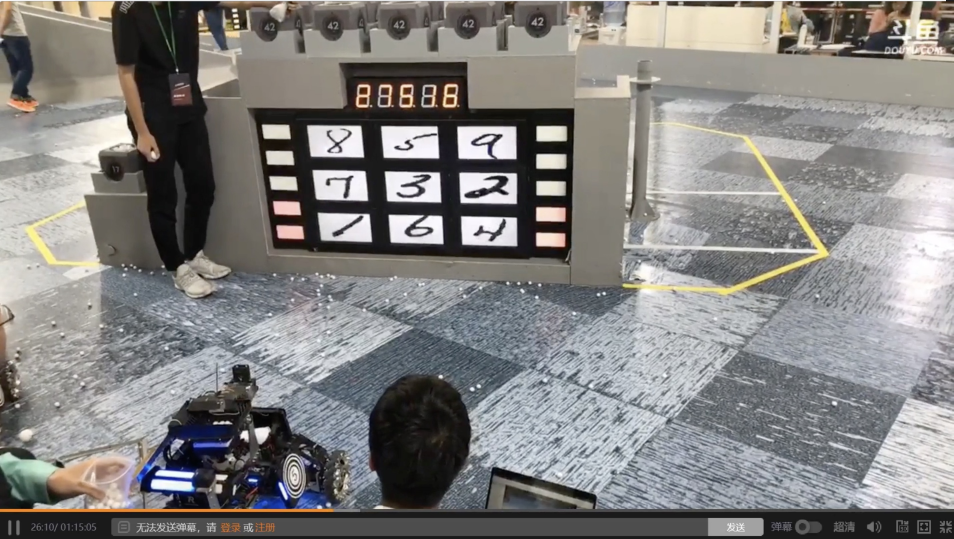
#> input picture ss1.png, 2860 x 1616 px (shown at 1/3 size)
$ python my_rect_dete.py   (older library calls are emulated)
#> lines starting #> are read from the running program, lines starting #| are printed output that depends on the picture; after the words box and inside, x2 and y2 are one past the last pixel; in counts of white or black regions, pixels touching at a corner belong together
#> further down, src_image is the input picture: shape (1616, 2860, 3); mean B, G, R 129, 130.5, 131.9
#!/usr/bin/env python
# encoding: utf-8

import cv2
import numpy as np
import math
import os

srcWidth = 0
srcHeight = 0

maxWidth = 1024
maxHeight = 600

class Config:
    def __init__(self):
        pass

    src = "ss1.png"
    min_area = 100000
    min_contours = 10
    threshold_thresh = 50
    epsilon_start = 50
    epsilon_step = 10

'''
@return     [top-left, top-right, bottom-right, bottom-left]
'''
def order_points(pts):
    # initialzie a list of coordinates that will be ordered
    # such that the first entry in the list is the top-left,
    # the second entry is the top-right, the third is the
    # bottom-right, and the fourth is the bottom-left
    rect = np.zeros((4, 2), dtype="float32")

    # the top-left point will have the smallest sum, whereas
    # the bottom-right point will have the largest sum
    s = pts.sum(axis=1)
    rect[0] = pts[np.argmin(s)]
    rect[2] = pts[np.argmax(s)]

    # now, compute the difference between the points, the
    # top-right point will have the smallest difference,
    # whereas the bottom-left will have the largest difference
    diff = np.diff(pts, axis=1)
    rect[1] = pts[np.argmin(diff)]
    rect[3] = pts[np.argmax(diff)]

    # return the ordered coordinates
    return rect

def point_distance(a,b):
    return int(np.sqrt(np.sum(np.square(a - b))))

def preprocess(image):
    gray = cv2.cvtColor(image, cv2.COLOR_BGR2GRAY)
    srcWidth, srcHeight, channels = image.shape
#> srcWidth = 1616; srcHeight = 2860; channels = 3
    print(srcWidth, srcHeight)
#| 1616 2860

    # 中值平滑，消除噪声
    binary = cv2.medianBlur(gray,7)

    ret, binary = cv2.threshold(binary, Config.threshold_thresh, 255, cv2.THRESH_BINARY)
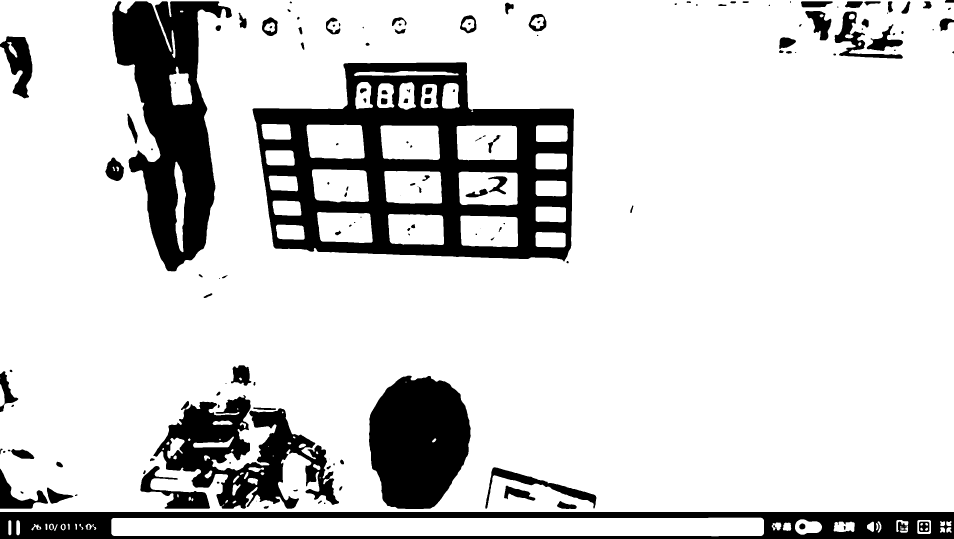
#> binary: shape (1616, 2860) (shown at 1/3 size); 83.4% white; 157 black regions (26 under 20 px), largest, box (x1, y1, x2, y2) and area: (757, 187, 1722, 784) 250542, (337, 4, 696, 814) 144584, (0, 1536, 2860, 1616) 111222
#> ret = 50
    # cv2.imwrite("1-threshold.png", binary, [int(cv2.IMWRITE_PNG_COMPRESSION), 9])

    # 首先进行4次腐蚀（erosion），然后进行4次膨胀（dilation）
    # 腐蚀操作将会腐蚀图像中白色像素，以此来消除小斑点
    # 膨胀操作将使剩余的白色像素扩张并重新增长回去。
    binary = cv2.erode (binary, None, iterations = 4)
#> binary: shape (1616, 2860); 79% white; 100 black regions, largest, box (x1, y1, x2, y2) and area: (753, 183, 1726, 794) 302341, (333, 0, 700, 818) 162365, (0, 1532, 2860, 1616) 147442
    binary = cv2.dilate(binary, None, iterations = 8)
#> binary: shape (1616, 2860); 86.7% white; 79 black regions (21 under 20 px), largest, box (x1, y1, x2, y2) and area: (763, 191, 1718, 778) 199230, (341, 0, 672, 810) 132304, (1111, 1131, 1407, 1523) 90345
    binary = cv2.erode (binary, None, iterations = 8)
#> binary: shape (1616, 2860); 79.8% white; 59 black regions, largest, box (x1, y1, x2, y2) and area: (755, 183, 1726, 786) 301848, (333, 0, 698, 818) 161845, (0, 1532, 2860, 1616) 146718
    # cv2.imwrite("2-erode-dilate.png", binary, [int(cv2.IMWRITE_PNG_COMPRESSION), 9])

    # canny提取轮廓
    binary = cv2.Canny(binary, 0, 60, apertureSize = 3)
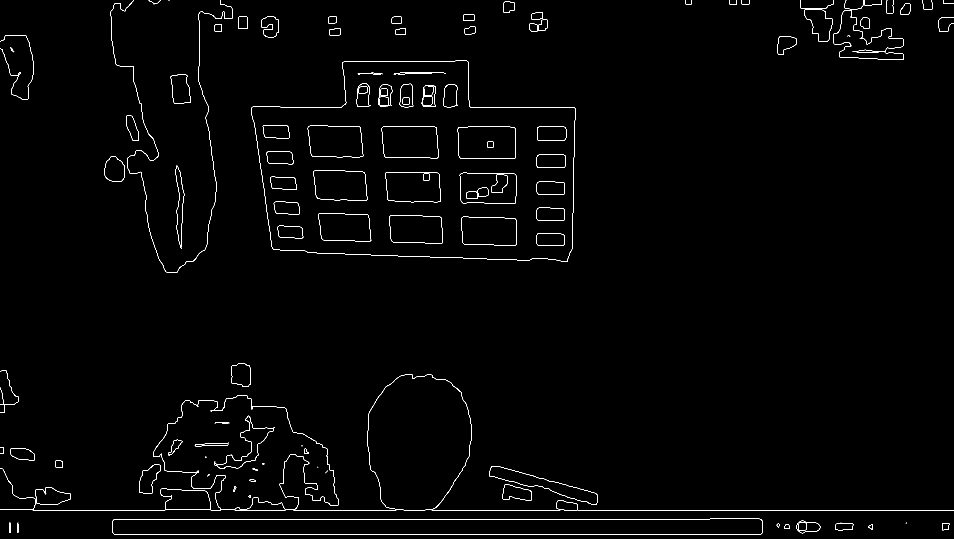
#> binary: shape (1616, 2860) (shown at 1/3 size); 0.78% white in thin lines or dots
    # cv2.imwrite("3-canny.png", binary, [int(cv2.IMWRITE_PNG_COMPRESSION), 9])
    return binary

def get_screen(image,binary):
    # 提取轮廓后，拟合外接多边形（矩形）
    _,contours,_ = cv2.findContours(binary, cv2.RETR_EXTERNAL, cv2.CHAIN_APPROX_SIMPLE)
#> contours = 117 contours, 70 with area under 20; largest, box (x1, y1, x2, y2) and area: (754, 182, 1726, 786) 468012, (1102, 1122, 1415, 1531) 101910, (337, 1556, 2288, 1605) 89798, (1469, 1398, 1792, 1513) 10415, (2413, 28, 2497, 125) 5045
    # print("len(contours)=%d"%(len(contours)))
    for idx,c in enumerate(contours):
        if len(c) < Config.min_contours:
            continue

        epsilon = Config.epsilon_start
        while True:
            approx = cv2.approxPolyDP(c,epsilon,True)
            # print("idx,epsilon,len(approx),len(c)=%d,%d,%d,%d"%(idx,epsilon,len(approx),len(c)))
            if (len(approx) < 4):
                break
            if math.fabs(cv2.contourArea(approx)) > Config.min_area:
                if (len(approx) > 4):
                    epsilon += Config.epsilon_step
                    # print("epsilon=%d, count=%d"%(epsilon,len(approx)))
                    continue
                else:
                    #for p in approx:
                    #    cv2.circle(binary,(p[0][0],p[0][1]),8,(255,255,0),thickness=-1)
                    approx = approx.reshape((4, 2))
                    # 点重排序, [top-left, top-right, bottom-right, bottom-left]
                    src_rect = order_points(approx)

                    cv2.drawContours(image, c, -1, (0,255,255),1)
                    cv2.line(image, (src_rect[0][0],src_rect[0][1]),(src_rect[1][0],src_rect[1][1]),color=(100,255,100))
                    cv2.line(image, (src_rect[2][0],src_rect[2][1]),(src_rect[1][0],src_rect[1][1]),color=(100,255,100))
                    cv2.line(image, (src_rect[2][0],src_rect[2][1]),(src_rect[3][0],src_rect[3][1]),color=(100,255,100))
                    cv2.line(image, (src_rect[0][0],src_rect[0][1]),(src_rect[3][0],src_rect[3][1]),color=(100,255,100))

                    # 获取最小矩形包络
                    rect = cv2.minAreaRect(approx)
                    box = cv2.boxPoints(rect)
                    box = np.int0(box)
                    box = box.reshape(4,2)
                    box = order_points(box)
                    # [4 lines of commented-out code are left out]
                    w,h = point_distance(box[0],box[1]), \
                        point_distance(box[1],box[2])
                    # print("w,h=%d,%d"%(w,h))
                    # 透视变换
                    dst_rect = np.array([
                        [0, 0],
                        [w - 1, 0],
                        [w - 1, h - 1],
                        [0, h - 1]],
                        dtype="float32")
                    M = cv2.getPerspectiveTransform(src_rect, dst_rect)
                    warped = cv2.warpPerspective(image, M, (w, h))
                    cv2.imwrite("screen.png", warped, [int(cv2.IMWRITE_PNG_COMPRESSION), 9])
                    break
            else:
                # print("failed %d area=%f"%(idx, math.fabs(cv2.contourArea(approx))))
                break
#> this loop made 117 passes
#> c on passes 4, 12, 13, 14, 15, 16, 17, 18, 19, 27, 28, 29: [[55, 1571], [55, 1596]], [[1694, 1532], [1729, 1532]], [[1212, 1532], [1274, 1532]], [[1732, 1531], [2859, 1531]], [[1295, 1531], [1680, 1531]], [[880, 1531], [1188, 1531]], [[704, 1531], [856, 1531]], [[632, 1531], [662, 1531]], [[98, 1531], [495, 1531]], [[621, 1428]], [[624, 1427], [623, 1428]], [[626, 1426]]
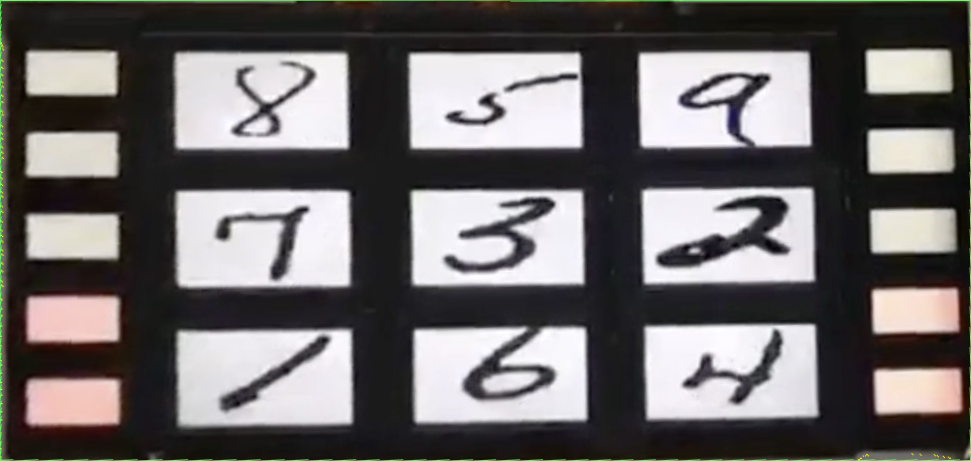
#> warped: shape (461, 971, 3); mean B, G, R 105.4, 105.5, 108.6
#> after the loop, M = [[1.12, -0.165, -791.8], [-0.00104, 1.01, -326.5], [0.000113, -0.000225, 1]]; box = [[753, 323], [1724, 324], [1724, 785], [753, 784]]; dst_rect = [[0, 0], [970, 0], [970, 460], [0, 460]]; h = 461; rect = ((1239.3, 554), (461, 971), -89.94); src_rect = [[754, 323], [1725, 324], [1701, 785], [816, 743]]; w = 971

def generate_sub_square():
    screen_image = cv2.imread("screen.png")
    gray = cv2.cvtColor(screen_image, cv2.COLOR_BGR2GRAY)
    srcWidth, srcHeight, channels = screen_image.shape
    print(srcWidth, srcHeight)

    # 中值平滑，消除噪声
    binary = cv2.medianBlur(gray,7)

    ret, binary = cv2.threshold(binary, Config.threshold_thresh, 255, cv2.THRESH_BINARY)
    # cv2.imwrite("screen-canny.png", binary, [int(cv2.IMWRITE_PNG_COMPRESSION), 9])

    _,contours,_ = cv2.findContours(binary, cv2.RETR_EXTERNAL, cv2.CHAIN_APPROX_SIMPLE)

src_image = cv2.imread(Config.src)

get_screen(src_image,preprocess(src_image))

screen_image = cv2.imread("screen.png")

screen_binary = preprocess(screen_image)
#| 461 971
#> in preprocess (call 2), `ret, binary = cv2.threshold(binary, Config.threshold_thresh, 255, cv2...`: binary: shape (461, 971); 46.5% white; 20 white regions, largest, box (x1, y1, x2, y2) and area: (172, 50, 351, 154) 18136, (173, 188, 354, 294) 18058, (174, 326, 355, 430) 17694
#> in preprocess (call 2), `binary = cv2.erode (binary, None, iterations = 4)`: binary: shape (461, 971); 36.3% white; 23 white regions (1 under 20 px), largest, box (x1, y1, x2, y2) and area: (176, 54, 347, 150) 15686, (177, 192, 349, 289) 15130, (411, 55, 581, 148) 15056
#> in preprocess (call 2), `binary = cv2.dilate(binary, None, iterations = 8)`: binary: shape (461, 971); 54.1% white; 7 black regions (3 under 20 px), largest, box (x1, y1, x2, y2) and area: (0, 0, 971, 461) 204884, (747, 202, 780, 240) 333, (706, 243, 723, 254) 103, (670, 254, 691, 261) 59
#> in preprocess (call 2), `binary = cv2.erode (binary, None, iterations = 8)`:
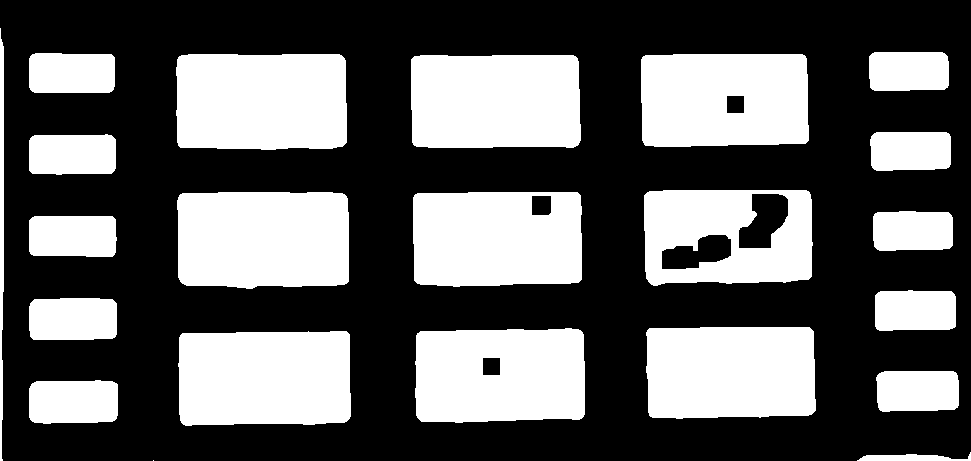
#> binary: shape (461, 971); 38% white; 22 white regions (1 under 20 px), largest, box (x1, y1, x2, y2) and area: (177, 192, 349, 289) 16000, (176, 54, 347, 150) 15948, (178, 331, 351, 426) 15733
#> in preprocess (call 2), `binary = cv2.Canny(binary, 0, 60, apertureSize = 3)`:
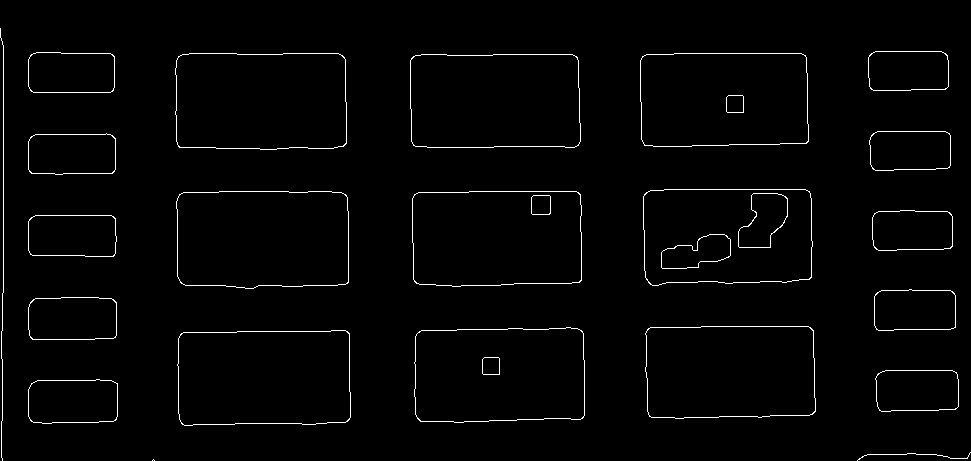
#> binary: shape (461, 971); 1.8% white in thin lines or dots

_,contours,_ = cv2.findContours(screen_binary, cv2.RETR_EXTERNAL, cv2.CHAIN_APPROX_SIMPLE)
#> contours = 22 contours, 3 with area under 20; largest, box (x1, y1, x2, y2) and area: (176, 191, 349, 289) 16002, (175, 53, 347, 150) 15948, (177, 330, 351, 426) 15736, (412, 191, 582, 287) 15554, (410, 54, 581, 148) 15481

# print("len(contours)=%d"%(len(contours)))

count = 0

for index,c in enumerate(contours):
    if len(c) < Config.min_contours:
            continue
    epsilon = Config.epsilon_start
    while True:
            approx = cv2.approxPolyDP(c,epsilon,True)
            # print("idx,epsilon,len(approx),len(c)=%d,%d,%d,%d"%(idx,epsilon,len(approx),len(c)))
            if (len(approx) < 4):
                break
            if math.fabs(cv2.contourArea(approx)) > Config.min_area / 10 :
                if (len(approx) > 4):
                    epsilon += Config.epsilon_step
                    # print("epsilon=%d, count=%d"%(epsilon,len(approx)))
                    continue
                else:
                    approx = approx.reshape((4, 2))
                    # 点重排序, [top-left, top-right, bottom-right, bottom-left]
                    src_rect = order_points(approx)
                    count += 1
                    # cv2.drawContours(screen_image, c, -1, (0,255,255),1)
                    cv2.line(screen_image, (src_rect[0][0],src_rect[0][1]),(src_rect[1][0],src_rect[1][1]),color=(100,255,100))
                    cv2.line(screen_image, (src_rect[2][0],src_rect[2][1]),(src_rect[1][0],src_rect[1][1]),color=(100,255,100))
                    cv2.line(screen_image, (src_rect[2][0],src_rect[2][1]),(src_rect[3][0],src_rect[3][1]),color=(100,255,100))
                    cv2.line(screen_image, (src_rect[0][0],src_rect[0][1]),(src_rect[3][0],src_rect[3][1]),color=(100,255,100))

                    x0 = int(src_rect[0][0])
                    y0 = int(src_rect[0][1])
                    x1 = int(src_rect[1][0])
                    y1 = int(src_rect[1][1])
                    x2 = int(src_rect[2][0])
                    y2 = int(src_rect[2][1])
                    x3 = int(src_rect[3][0])
                    y3 = int(src_rect[3][1])
                    # print(x0,y0,x1,y1,x2,y2,x3,y3)
                    crop_img = screen_image[y0:y2,x0:x2]
                    cv2.imwrite("box%d.png"%count, crop_img, [int(cv2.IMWRITE_PNG_COMPRESSION), 9])
                    break
#> this loop made 22 passes
#> c on pass 1: [[153, 459], [152, 460], [153, 459], [154, 460]]
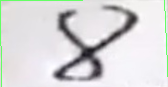
#> crop_img: shape (87, 168, 3); mean B, G, R 216.8, 216, 216.2
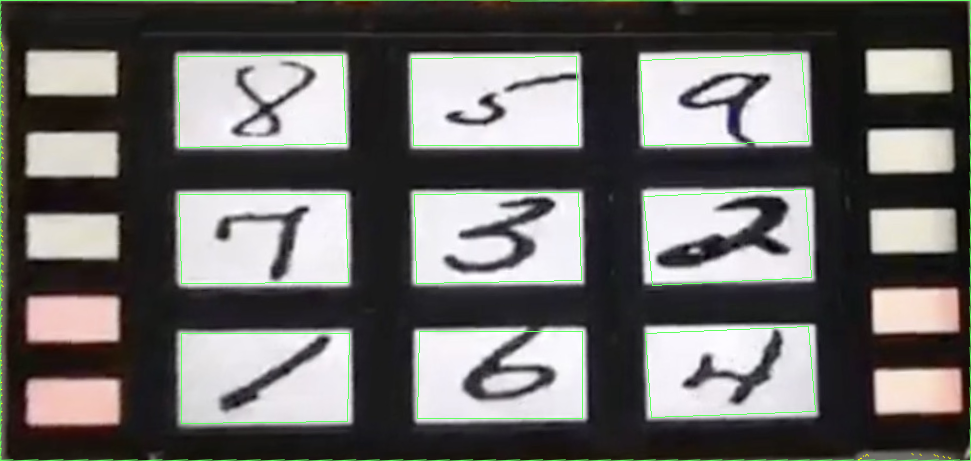
#> screen_image: shape (461, 971, 3); 1.01% of pixels changed, all inside (x1, y1, x2, y2) = (178, 53, 816, 424)
#> after the loop, count = 9; src_rect = [[178, 56], [342, 55], [346, 143], [179, 147]]; x0 = 178; x1 = 342; x2 = 346; x3 = 179; y0 = 56; y1 = 55; y2 = 143; y3 = 147
